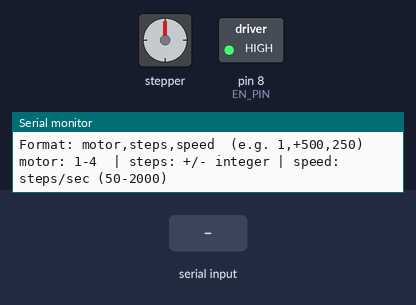
Bench run of a sketch on a simulated Arduino Uno, built with avr-gcc and run on an emulated ATmega328P. On the bench: stepper motor, switched loads named in the sketch (green lamp = pin HIGH), the last lines printed to the serial monitor. Wiring (inferred from the names in the program): stepper motor (2048 steps per turn assumed): coils pin 4, pin 5, pin 6, pin 7. The inputs (shaded band) are chosen by the test bench. Pins used as bus, display or sensor lines are not drawn.

Above: at 1.2 s.
1.3 s: "1,90,45\n" received over Serial
At 2.5 s:
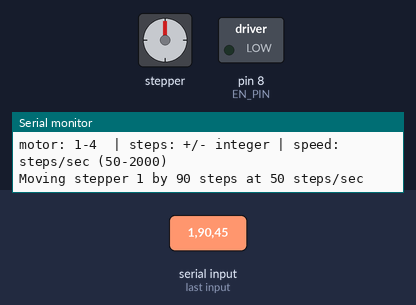
4.3 s: "Stepper 1\n" received over Serial
5.8 s: "90,45,200\n" received over Serial
Timing chart, 0 to 8.8 s (numbered marks = the images above; inputs shaded):
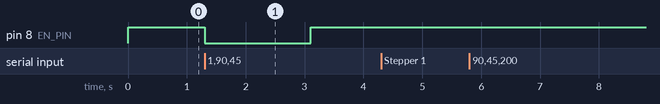

Measured:
- after the input at 1.3 s, pin 8 (EN_PIN): HIGH → LOW at once, → HIGH 1.8 s later

The sketch:

IDECodeChessRobot.ino
```cpp
// CNC Shield V3 + A4988 + Arduino Uno
// Command format over Serial:  motor,steps,speed
// Example:  1,+500,250   -> Stepper 1, +500 steps, 250 steps/second
// Now updated so steppers are DISABLED when not moving (no hissing).

// Enable pin (shared by all drivers, active LOW on A4988)
const int EN_PIN  = 8;

// CNC Shield default pin mapping for A4988 drivers:
const int X_STEP = 2;
const int X_DIR  = 5;

const int Y_STEP = 3;
const int Y_DIR  = 6;

const int Z_STEP = 4;
const int Z_DIR  = 7;

const int A_STEP = 12;
const int A_DIR  = 13;

// Mapping: "Stepper 1" = X, "Stepper 2" = Z, "Stepper 3" = Y, "Stepper 4" = A
struct Axis {
  int stepPin;
  int dirPin;
};

Axis steppers[4] = {
  {X_STEP, X_DIR},  // index 0 -> Stepper 1 (X slot, rotating base)
  {Z_STEP, Z_DIR},  // index 1 -> Stepper 2 (Z slot, first arm)
  {Y_STEP, Y_DIR},  // index 2 -> Stepper 3 (Y slot, second arm)
  {A_STEP, A_DIR}   // index 3 -> Stepper 4 (A slot, gripper)
};

// --------- CONFIG ----------
const long MIN_SPEED_SPS = 50;    // min 50 steps/sec
const long MAX_SPEED_SPS = 2000;  // max 2000 steps/sec
// ---------------------------

void setup() {
  Serial.begin(115200);

  pinMode(EN_PIN, OUTPUT);
  // Start with all drivers DISABLED (quiet)
  digitalWrite(EN_PIN, HIGH);  // HIGH = disabled for A4988 on most CNC shields

  for (int i = 0; i < 4; i++) {
    pinMode(steppers[i].stepPin, OUTPUT);
    pinMode(steppers[i].dirPin, OUTPUT);
    digitalWrite(steppers[i].stepPin, LOW);
  }

  Serial.println("CNC shield stepper controller ready.");
  Serial.println("Format: motor,steps,speed  (e.g. 1,+500,250)");
  Serial.println("motor: 1-4  | steps: +/- integer | speed: steps/sec (50-2000)");
}

void loop() {
  if (Serial.available()) {
    String line = Serial.readStringUntil('\n');
    line.trim();
    if (line.length() == 0) return;

    int motorIndex;
    long steps;
    long speedSPS;

    if (!parseCommand(line, motorIndex, steps, speedSPS)) {
      Serial.println("Invalid command. Use: motor,steps,speed  (e.g. 1,+500,250)");
      return;
    }

    // Move the requested motor
    moveStepper(motorIndex, steps, speedSPS);
  }
}

bool parseCommand(const String &line, int &motorIndex, long &steps, long &speedSPS) {
  int c1 = line.indexOf(',');
  int c2 = line.indexOf(',', c1 + 1);

  if (c1 == -1 || c2 == -1) {
    return false;
  }

  String sMotor = line.substring(0, c1);
  String sSteps = line.substring(c1 + 1, c2);
  String sSpeed = line.substring(c2 + 1);

  sMotor.trim();
  sSteps.trim();
  sSpeed.trim();

  int motorNum = sMotor.toInt();  // 1–4 expected
  long stepVal = sSteps.toInt();  // can be negative
  long speedVal = sSpeed.toInt(); // steps per second

  if (motorNum < 1 || motorNum > 4) {
    Serial.println("Motor number must be 1-4.");
    return false;
  }
  if (speedVal <= 0) {
    Serial.println("Speed must be > 0.");
    return false;
  }

  // Constrain speed to safe range
  if (speedVal < MIN_SPEED_SPS) speedVal = MIN_SPEED_SPS;
  if (speedVal > MAX_SPEED_SPS) speedVal = MAX_SPEED_SPS;

  motorIndex = motorNum - 1;  // convert to 0-based index
  steps = stepVal;
  speedSPS = speedVal;
  return true;
}

void moveStepper(int motorIndex, long steps, long speedSPS) {
  Axis axis = steppers[motorIndex];

  if (steps == 0) {
    Serial.println("No movement requested (0 steps).");
    return;
  }

  // Direction
  if (steps > 0) {
    digitalWrite(axis.dirPin, HIGH);  // define HIGH as "clockwise" for now
  } else {
    digitalWrite(axis.dirPin, LOW);   // and LOW as "counter-clockwise"
  }

  long stepCount = labs(steps);

  // Convert steps/sec to delay per half-step in microseconds
  unsigned long stepDelayMicros = 1000000UL / (unsigned long)speedSPS;

  Serial.print("Moving stepper ");
  Serial.print(motorIndex + 1);
  Serial.print(" by ");
  Serial.print(steps);
  Serial.print(" steps at ");
  Serial.print(speedSPS);
  Serial.println(" steps/sec");

  // --- ENABLE DRIVERS JUST FOR THIS MOVE ---
  digitalWrite(EN_PIN, LOW);   // LOW = enabled on A4988

  for (long i = 0; i < stepCount; i++) {
    digitalWrite(axis.stepPin, HIGH);
    delayMicroseconds(stepDelayMicros / 2);
    digitalWrite(axis.stepPin, LOW);
    delayMicroseconds(stepDelayMicros / 2);
  }

  // --- DISABLE DRIVERS AFTER MOVE (NO NOISE, NO HOLDING TORQUE) ---
  digitalWrite(EN_PIN, HIGH);  // disable all drivers

  Serial.println("Done. Drivers disabled.");
}
```
